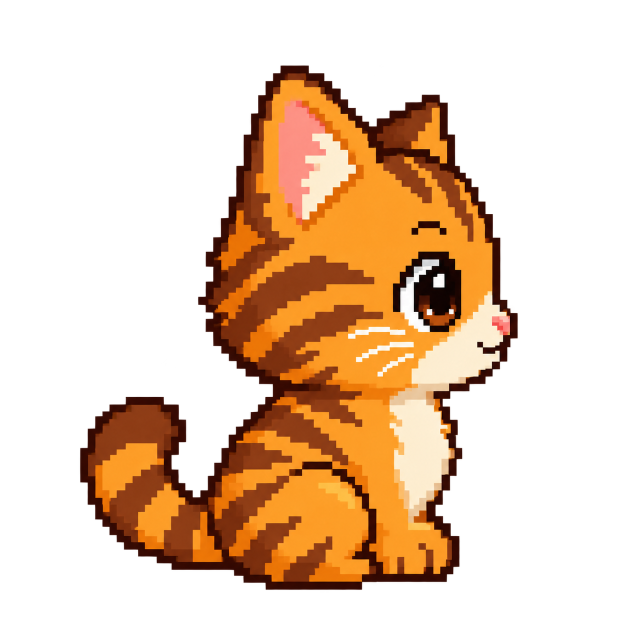
#> input picture assets/company-office-reference-v3/character-right/originals/base-right-original.png, 1254 x 1254 px (shown at 1/2 size)
$ python normalize_assets.py base
#> lines starting #> are read from the running program, lines starting #| are printed output that depends on the picture
#!/usr/bin/env python3
"""Only crop, uniform nearest-neighbor resize and atlas organization.
Never synthesize, mirror, rotate, erase, recolor or duplicate expression frames.
Run using the bundled Pillow runtime. Original tool outputs stay unchanged.
"""
from pathlib import Path
import argparse, json, shutil
from PIL import Image
ROOT = Path(__file__).resolve().parents[4]
ASSETS = ROOT / 'assets/company-office-reference-v3/character-right'
MEDIA = ROOT / 'frontend/company-office/reference-v3/media/character-right'
FACE_RECT = (86, 60, 90, 58)

def base():
    im = Image.open(ASSETS/'originals/base-right-original.png').convert('RGBA')
#> im is the input picture: PIL image 1254x1254 RGBA; mean R, G, B, A 64.9, 38.3, 15.2, 87.4
    # Choose crop from visible alpha, not stray alpha=1 pixels; retain all alpha inside it.
    bounds = im.getchannel('A').point(lambda a: 255 if a > 8 else 0).getbbox()
#> bounds = (159, 130, 1036, 1180)
    sprite = im.crop(bounds)
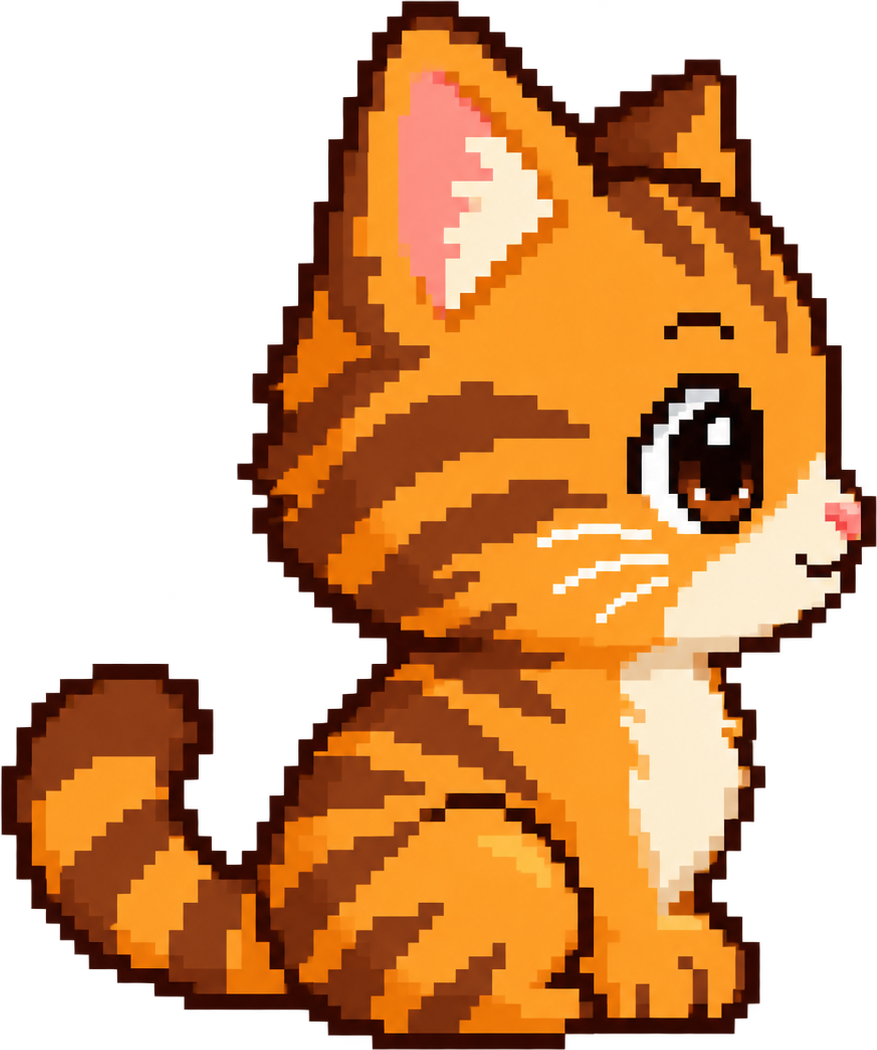
#> sprite: PIL image 877x1050 RGBA; mean R, G, B, A 110.9, 65.4, 26, 149.2; transparent parts drawn white
    h = 176; w = round(sprite.width*h/sprite.height)
#> after `w = round(sprite.width * h / sprite.height)`: w = 147
    placement = ((192-w)//2, 8)
#> placement = (22, 8)
    result = Image.new('RGBA', (192,192))
#> result: PIL image 192x192 RGBA; every value is 0
    result.paste(sprite.resize((w,h), Image.Resampling.NEAREST), placement)
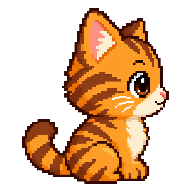
#> result: PIL image 192x192 RGBA; mean R, G, B, A 77.6, 45.7, 18.2, 104.7; transparent parts drawn white
    for target in (MEDIA/'base-right-candidate.png', ASSETS/'base-right-candidate.png'):
        result.save(target)
    x,y,fw,fh = FACE_RECT
    face = result.crop((x,y,x+fw,y+fh))
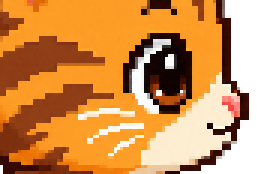
#> face: PIL image 90x58 RGBA (shown 3 times larger); mean R, G, B, A 172, 110.7, 49.5, 216.9; transparent parts drawn white
    face.save(ASSETS/'references/face-right-reference.png')
    face.resize((fw*4,fh*4),Image.Resampling.NEAREST).save(ASSETS/'references/face-right-reference-4x.png')
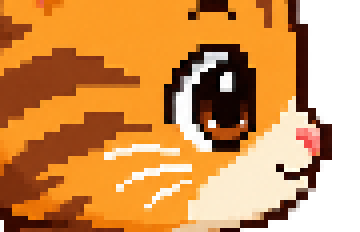
#> saved as face-right-reference-4x.png: PIL image 360x232 RGBA; mean R, G, B, A 172, 110.7, 49.5, 216.9; transparent parts drawn white
    record = {'sourceSize':list(im.size),'sourceCrop':list(bounds),
              'cropBoundsAlphaThreshold':8,'alphaChannelRetained':True,
              'spritePlacement':[*placement,w,h],'frameSize':[192,192],
              'faceRect':list(FACE_RECT),'candidateOnly':True,
              'issues':['Visible static front paw violates no-hands specification.'],
              'method':'One uniform nearest-neighbor scale. No alpha repair, drawing, rotation or mirroring.'}
    (ASSETS/'qa/base-normalization.json').write_text(json.dumps(record,indent=2)+'\n')
    print(json.dumps(record))
#> (printed output is left out)

def atlas(action, boxes_file=None):
    im=Image.open(ASSETS/f'originals/face-{action}-original.png').convert('RGBA')
    # One global 4x3 equal grid by default. A checked manual crop map is allowed,
    # only to extract actual generated cells; never align or warp features individually.
    if boxes_file:
        boxes=json.loads(Path(boxes_file).read_text())
    else:
        boxes=[[round(c*im.width/4),round(r*im.height/3),round((c+1)*im.width/4),round((r+1)*im.height/3)] for r in range(3) for c in range(4)]
    if len(boxes)!=12: raise ValueError('Must extract exactly twelve genuine source cells')
    output=Image.new('RGBA',(360,174))
    folder=ASSETS/'frames'/action; folder.mkdir(parents=True,exist_ok=True)
    for i,box in enumerate(boxes):
        frame=im.crop(tuple(box)).resize((90,58),Image.Resampling.NEAREST)
        frame.save(folder/f'{i:02d}.png')
        output.paste(frame,((i%4)*90,(i//4)*58))
    for target in (MEDIA/f'face-{action}-candidate.png',ASSETS/f'face-{action}-candidate.png'):
        output.save(target)
    (ASSETS/'qa'/f'crop-{action}.json').write_text(json.dumps({'sourceSize':list(im.size),'boxes':boxes,'frameSize':[90,58],'grid':[4,3],'method':'source crop and common nearest-neighbor resize only'},indent=2)+'\n')
    print(action, im.size, '->', output.size)

if __name__=='__main__':
    p=argparse.ArgumentParser();p.add_argument('operation',choices=['base','working','idle','syncing','error']);p.add_argument('--boxes');a=p.parse_args()
    if a.operation=='base':base()
    else:atlas(a.operation,a.boxes)
